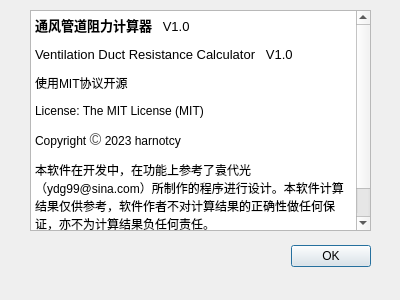
<?xml version="1.0" encoding="UTF-8"?>
<ui version="4.0">
 <class>about_Dialog</class>
 <widget class="QDialog" name="about_Dialog">
  <property name="geometry">
   <rect>
    <x>0</x>
    <y>0</y>
    <width>400</width>
    <height>300</height>
   </rect>
  </property>
  <property name="contextMenuPolicy">
   <enum>Qt::DefaultContextMenu</enum>
  </property>
  <property name="windowTitle">
   <string>关于</string>
  </property>
  <widget class="QDialogButtonBox" name="about_buttonBox">
   <property name="geometry">
    <rect>
     <x>30</x>
     <y>240</y>
     <width>341</width>
     <height>32</height>
    </rect>
   </property>
   <property name="focusPolicy">
    <enum>Qt::NoFocus</enum>
   </property>
   <property name="orientation">
    <enum>Qt::Horizontal</enum>
   </property>
   <property name="standardButtons">
    <set>QDialogButtonBox::Ok</set>
   </property>
  </widget>
  <widget class="QLabel" name="label_2">
   <property name="geometry">
    <rect>
     <x>150</x>
     <y>19</y>
     <width>61</width>
     <height>21</height>
    </rect>
   </property>
   <property name="font">
    <font>
     <pointsize>10</pointsize>
    </font>
   </property>
   <property name="text">
    <string/>
   </property>
  </widget>
  <widget class="QTextBrowser" name="about_textBrowser">
   <property name="geometry">
    <rect>
     <x>30</x>
     <y>10</y>
     <width>341</width>
     <height>221</height>
    </rect>
   </property>
   <property name="mouseTracking">
    <bool>false</bool>
   </property>
   <property name="acceptDrops">
    <bool>true</bool>
   </property>
   <property name="inputMethodHints">
    <set>Qt::ImhNone</set>
   </property>
   <property name="html">
    <string>&lt;!DOCTYPE HTML PUBLIC &quot;-//W3C//DTD HTML 4.0//EN&quot; &quot;http://www.w3.org/TR/REC-html40/strict.dtd&quot;&gt;
&lt;html&gt;&lt;head&gt;&lt;meta name=&quot;qrichtext&quot; content=&quot;1&quot; /&gt;&lt;meta charset=&quot;utf-8&quot; /&gt;&lt;style type=&quot;text/css&quot;&gt;
p, li { white-space: pre-wrap; }
hr { height: 1px; border-width: 0; }
li.unchecked::marker { content: &quot;\2610&quot;; }
li.checked::marker { content: &quot;\2612&quot;; }
&lt;/style&gt;&lt;/head&gt;&lt;body style=&quot; font-family:'Microsoft YaHei UI'; font-size:9pt; font-weight:400; font-style:normal;&quot;&gt;
&lt;p style=&quot; margin-top:12px; margin-bottom:12px; margin-left:0px; margin-right:0px; -qt-block-indent:0; text-indent:0px;&quot;&gt;&lt;span style=&quot; font-size:10pt; font-weight:700;&quot;&gt;通风管道阻力计算器   &lt;/span&gt;&lt;span style=&quot; font-size:10pt;&quot;&gt;V1.0&lt;/span&gt;&lt;/p&gt;
&lt;p style=&quot; margin-top:12px; margin-bottom:12px; margin-left:0px; margin-right:0px; -qt-block-indent:0; text-indent:0px;&quot;&gt;&lt;span style=&quot; font-size:10pt;&quot;&gt;Ventilation Duct Resistance Calculator   V1.0&lt;/span&gt;&lt;/p&gt;
&lt;p style=&quot; margin-top:12px; margin-bottom:12px; margin-left:0px; margin-right:0px; -qt-block-indent:0; text-indent:0px;&quot;&gt;使用MIT协议开源&lt;/p&gt;
&lt;p style=&quot; margin-top:12px; margin-bottom:12px; margin-left:0px; margin-right:0px; -qt-block-indent:0; text-indent:0px;&quot;&gt;&lt;span style=&quot; font-family:'Verdana','Geneva','Arial','Helvetica','sans-serif'; font-size:12px; color:#000000; background-color:#ffffff;&quot;&gt;License: The MIT License (MIT) &lt;/span&gt;&lt;/p&gt;
&lt;p style=&quot; margin-top:12px; margin-bottom:12px; margin-left:0px; margin-right:0px; -qt-block-indent:0; text-indent:0px;&quot;&gt;&lt;span style=&quot; font-family:'Verdana','Geneva','Arial','Helvetica','sans-serif'; font-size:12px; color:#000000; background-color:#ffffff;&quot;&gt;Copyright &lt;/span&gt;&lt;span style=&quot; font-family:'-apple-system','SF UI Text','Arial','PingFang SC','Hiragino Sans GB','Microsoft YaHei','WenQuanYi Micro Hei','sans-serif'; font-size:16px; color:#4d4d4d; background-color:#ffffff;&quot;&gt;©&lt;/span&gt;&lt;span style=&quot; font-family:'Verdana','Geneva','Arial','Helvetica','sans-serif'; font-size:12px; color:#000000; background-color:#ffffff;&quot;&gt; 2023 harnotcy&lt;/span&gt;&lt;/p&gt;
&lt;p style=&quot; margin-top:12px; margin-bottom:12px; margin-left:0px; margin-right:0px; -qt-block-indent:0; text-indent:0px;&quot;&gt;本软件在开发中，在功能上参考了袁代光（ydg99@sina.com）所制作的程序进行设计。本软件计算结果仅供参考，软件作者不对计算结果的正确性做任何保证，亦不为计算结果负任何责任。&lt;/p&gt;
&lt;p style=&quot; margin-top:12px; margin-bottom:12px; margin-left:0px; margin-right:0px; -qt-block-indent:0; text-indent:0px;&quot;&gt;使用 Python 3.10 与 PySide 6 开发。&lt;/p&gt;&lt;/body&gt;&lt;/html&gt;</string>
   </property>
  </widget>
 </widget>
 <resources/>
 <connections>
  <connection>
   <sender>about_buttonBox</sender>
   <signal>accepted()</signal>
   <receiver>about_Dialog</receiver>
   <slot>accept()</slot>
   <hints>
    <hint type="sourcelabel">
     <x>248</x>
     <y>254</y>
    </hint>
    <hint type="destinationlabel">
     <x>157</x>
     <y>274</y>
    </hint>
   </hints>
  </connection>
  <connection>
   <sender>about_buttonBox</sender>
   <signal>rejected()</signal>
   <receiver>about_Dialog</receiver>
   <slot>reject()</slot>
   <hints>
    <hint type="sourcelabel">
     <x>316</x>
     <y>260</y>
    </hint>
    <hint type="destinationlabel">
     <x>286</x>
     <y>274</y>
    </hint>
   </hints>
  </connection>
 </connections>
</ui>
